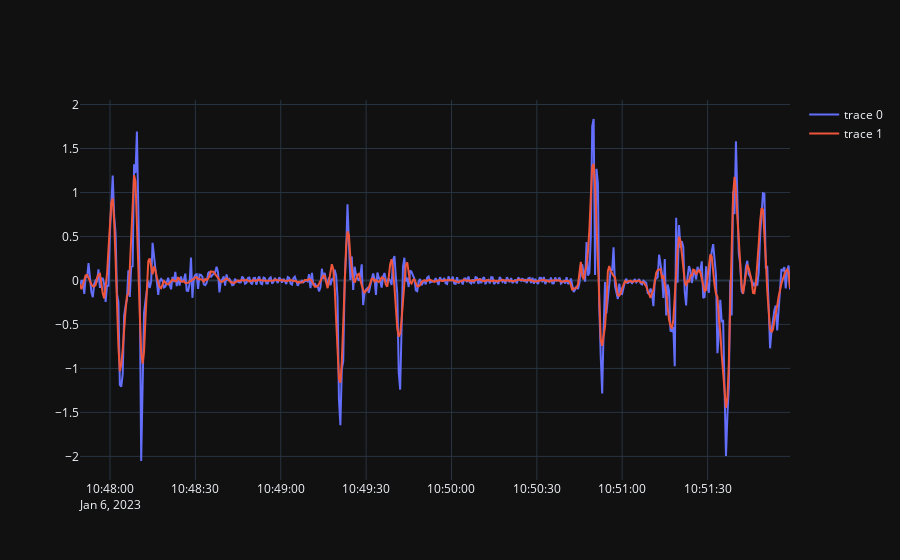

Notebook source saved alongside this figure:
### Markdown cell above
## Filtering

Real world data of smartphone sensors used to record driving behaviour will always be noisy due to the vehicle's own vibrations as well as road surface conditions and irregularities. The data from the smartphone sensors is noisy due to the vehicle's own vibrations and the bumps in the road. To reduce this noise, filtering can be applied. One method to smooth noisy data is the Savitzky-Golay filter. It applies a polynomial regression to windows of an arbitrary width.


One advantage of the Savitzky-Golay filter over methods such as a moving average is that high frequencies are not simply cut off, but are included in the calculation. This allows the filter to preserve important properties of the distribution such as relative maxima or minima.

### Code cell
snippet = df.iloc[400:900,:].copy()
snippet['filtered_accX'] = savgol_filter(snippet['accX'], 20, 6)

fig = go.Figure()

fig.add_trace(go.Scatter(x=snippet.datetime, 
                         y=snippet.accX, mode='lines'))

fig.add_trace(go.Scatter(x=snippet.datetime, 
                         y=snippet.filtered_accX, mode='lines'))
fig.show()

### Figure 1 — Plotly figure (JSON) as saved in the notebook; plotly's stock layout.template omitted (floating-point values rounded to 4 significant figures; data arrays with more than 128 entries replaced by an {"elided": "..."} marker saying what was removed)
{"data": [{"mode": "lines", "x": {"elided": "500 str values"}, "y": {"elided": "500 float values"}, "type": "scatter"}, {"mode": "lines", "x": {"elided": "500 str values"}, "y": {"elided": "500 float values"}, "type": "scatter"}], "layout": {}}
